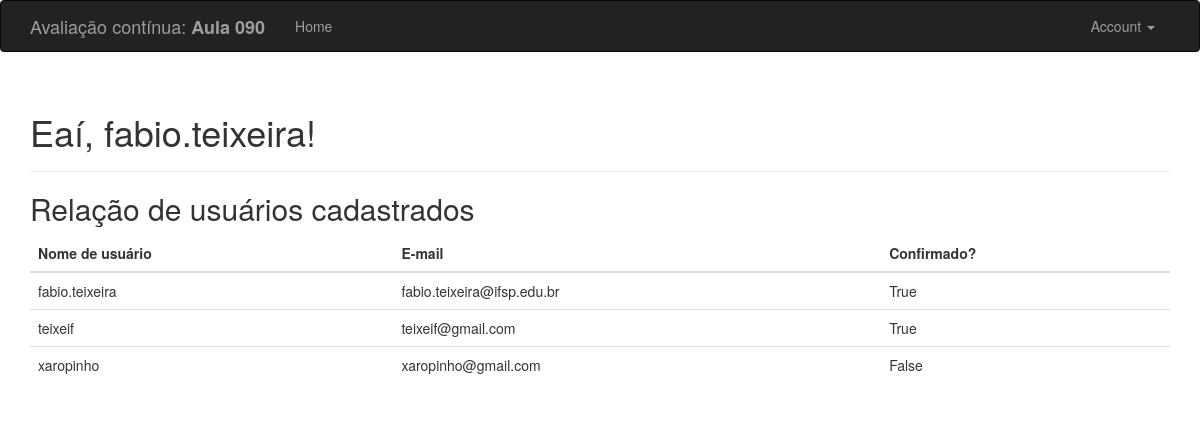
Page / (signed in) on the earlier database version.
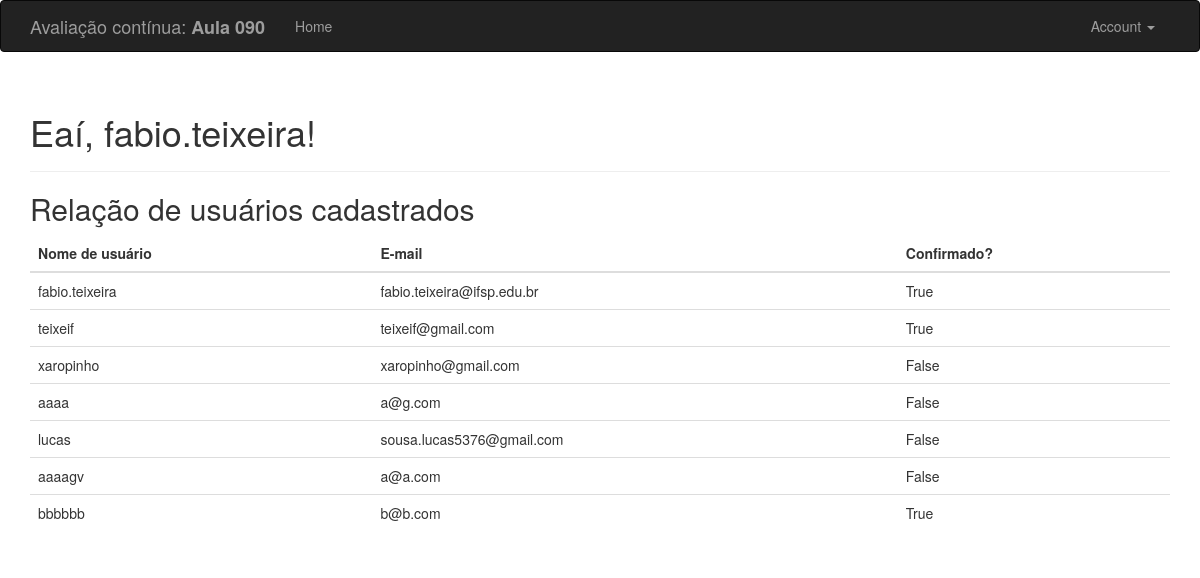
Same page on the later database version.
### app/models.py (models this page shows, shortened)
class User(UserMixin, db.Model):
    __tablename__ = 'users'
    id = db.Column(db.Integer, primary_key=True)
    email = db.Column(db.String(64), unique=True, index=True)
    username = db.Column(db.String(64), unique=True, index=True)
    role_id = db.Column(db.Integer, db.ForeignKey('roles.id'))
    password_hash = db.Column(db.String(128))
    confirmed = db.Column(db.Boolean, default=False)
    @property
    def password(self):
        raise AttributeError('password is not a readable attribute')

### app/main/views.py (the view)
@main.route('/')
def index():
    users = User.query.all()
    return render_template('index.html', users=users)

### app/auth/views.py (called while the page is built)
@auth.before_app_request
def before_request():
    if current_user.is_authenticated \
            and not current_user.confirmed \
            and request.endpoint \
            and request.blueprint != 'auth' \
            and request.endpoint != 'static':
        return redirect(url_for('auth.unconfirmed'))

### app/models.py (called while the page is built)
@login_manager.user_loader
def load_user(user_id):
    return User.query.get(int(user_id))

### app/templates/index.html (shortened to what this page needs)
{% extends "base.html" %}
{% block page_content %}
<div class="page-header">
    <h1>Eaí, {% if current_user.is_authenticated %}{{ current_user.username }}{% else %}Desconhecido{% endif %}!</h1>
</div>
{% if current_user.is_authenticated %}
    <h2>Relação de usuários cadastrados</h2>
    <table class="table">
        <thead>
            <tr>
                <th>Nome de usuário</th>
                <th>E-mail</th>
                <th>Confirmado?</th>
            </tr>
        </thead>
        <tbody>
            {% for user in users %}
            <tr>
                <td>{{ user.username }}</td>
                <td>{{ user.email }}</td>
                <td>{{ user.confirmed }}</td>
            </tr>
            {% endfor %}
        </tbody>
    </table>
{% endif %}
{% endblock %}

### app/templates/base.html (shortened to what this page needs)
{% extends "bootstrap/base.html" %}
{% block head %}
{{ super() }}
{% endblock %}
{% block navbar %}
<div class="navbar navbar-inverse" role="navigation">
    <div class="container">
        <div class="navbar-header">
            <a class="navbar-brand" href="{{ url_for('main.index') }}">Avaliação contínua: <b>Aula 090</b></a>
        </div>
        <div class="navbar-collapse collapse">
            <ul class="nav navbar-nav">
                <li><a href="{{ url_for('main.index') }}">Home</a></li>
            </ul>
            <ul class="nav navbar-nav navbar-right">
                {% if current_user.is_authenticated %}
                <li class="dropdown">
                    <a href="#" class="dropdown-toggle" data-toggle="dropdown">Account <b class="caret"></b></a>
                </li>
                {% else %}
                <li><a href="{{ url_for('auth.login') }}">Log In</a></li>
                {% endif %}
            </ul>
        </div>
    </div>
</div>
{% endblock %}
{% block content %}
<div class="container">
    {% block page_content %}{% endblock %}
</div>
{% endblock %}

Differences in the rows shown:
added User: username "aaaa", email "a@g.com", confirmed "False"
added User: username "lucas", email "sousa.lucas5376@gmail.com", confirmed "False"
added User: username "aaaagv", email "a@a.com", confirmed "False"
added User: username "bbbbbb", email "b@b.com", confirmed "True"
